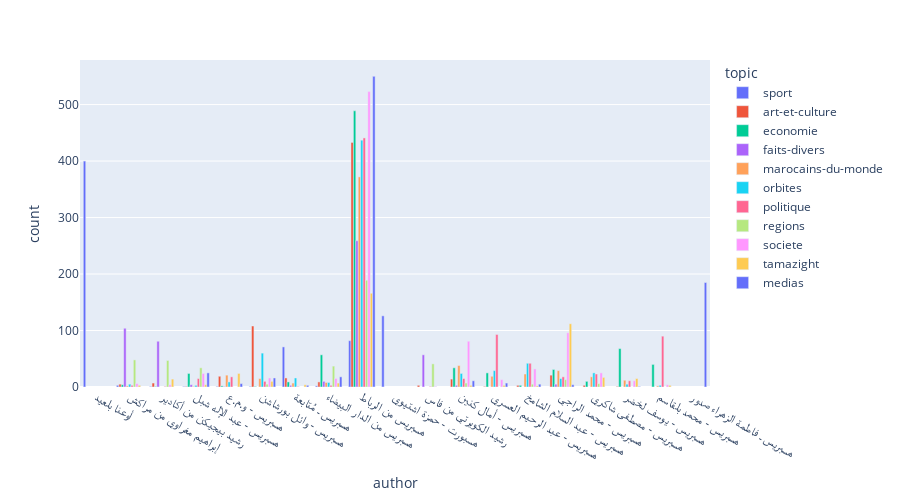

Notebook source saved alongside this figure:
### Markdown cell above
### Stories count per author and topic

### Code cell
active_authors = stories_df.groupby(["author"], as_index=False).count()
active_authors = active_authors[active_authors["id"]>100]["author"].values

authors_filtered_df = stories_df[stories_df["author"].isin(active_authors)]

fig = px.bar(authors_filtered_df.groupby(["author", "topic"], as_index=False).count().rename({"id": "count"}, axis=1),
             x="author", y="count", color='topic', barmode='group', height=500)
fig.show()

### Figure 1 — Plotly figure (JSON) as saved in the notebook; plotly's stock layout.template omitted (floating-point values rounded to 4 significant figures)
{"data": [{"alignmentgroup": "True", "hovertemplate": "topic=sport<br>author=%{x}<br>count=%{y}<extra></extra>", "legendgroup": "sport", "marker": {"color": "#636efa", "pattern": {"shape": ""}}, "name": "sport", "offsetgroup": "sport", "orientation": "v", "showlegend": true, "textposition": "auto", "type": "bar", "x": ["أوعنا بلعيد", "إبراهيم مغراوي من مراكش", "رشيد بيجيكن من أكادير", "هسبريس - عبد الإله شبل", "هسبريس - و.م.ع", "هسبريس - وائل بورشاشن", "هسبريس ـ مُتابعة", "هسبريس من الدار البيضاء", "هسبريس من الرباط", "هسبورت - حمزة اشتيوي"], "xaxis": "x", "y": [400, 3, 1, 1, 1, 1, 71, 2, 82, 126], "yaxis": "y"}, {"alignmentgroup": "True", "hovertemplate": "topic=art-et-culture<br>author=%{x}<br>count=%{y}<extra></extra>", "legendgroup": "art-et-culture", "marker": {"color": "#EF553B", "pattern": {"shape": ""}}, "name": "art-et-culture", "offsetgroup": "art-et-culture", "orientation": "v", "showlegend": true, "textposition": "auto", "type": "bar", "x": ["إبراهيم مغراوي من مراكش", "رشيد الكويرتي من فاس", "رشيد بيجيكن من أكادير", "هسبريس - أمال كنين", "هسبريس - عبد الإله شبل", "هسبريس - عبد الرحيم العسري", "هسبريس - عبد السلام الشامخ", "هسبريس - محمد الراجي", "هسبريس - مصطفى شاكري", "هسبريس - و.م.ع", "هسبريس - وائل بورشاشن", "هسبريس - يوسف لخضر", "هسبريس ـ مُتابعة", "هسبريس من الدار البيضاء", "هسبريس من الرباط"], "xaxis": "x", "y": [5, 3, 7, 14, 1, 1, 3, 21, 3, 19, 108, 1, 16, 9, 433], "yaxis": "y"}, {"alignmentgroup": "True", "hovertemplate": "topic=economie<br>author=%{x}<br>count=%{y}<extra></extra>", "legendgroup": "economie", "marker": {"color": "#00cc96", "pattern": {"shape": ""}}, "name": "economie", "offsetgroup": "economie", "orientation": "v", "showlegend": true, "textposition": "auto", "type": "bar", "x": ["إبراهيم مغراوي من مراكش", "رشيد بيجيكن من أكادير", "هسبريس - أمال كنين", "هسبريس - عبد الإله شبل", "هسبريس - عبد الرحيم العسري", "هسبريس - عبد السلام الشامخ", "هسبريس - محمد الراجي", "هسبريس - محمد بلقاسم", "هسبريس - مصطفى شاكري", "هسبريس - و.م.ع", "هسبريس - وائل بورشاشن", "هسبريس - يوسف لخضر", "هسبريس ـ مُتابعة", "هسبريس من الدار البيضاء", "هسبريس من الرباط"], "xaxis": "x", "y": [4, 1, 34, 24, 25, 3, 31, 40, 10, 2, 1, 68, 9, 57, 489], "yaxis": "y"}, {"alignmentgroup": "True", "hovertemplate": "topic=faits-divers<br>author=%{x}<br>count=%{y}<extra></extra>", "legendgroup": "faits-divers", "marker": {"color": "#ab63fa", "pattern": {"shape": ""}}, "name": "faits-divers", "offsetgroup": "faits-divers", "orientation": "v", "showlegend": true, "textposition": "auto", "type": "bar", "x": ["إبراهيم مغراوي من مراكش", "رشيد الكويرتي من فاس", "رشيد بيجيكن من أكادير", "هسبريس - أمال كنين", "هسبريس - عبد الإله شبل", "هسبريس - محمد الراجي", "هسبريس - و.م.ع", "هسبريس ـ مُتابعة", "هسبريس من الدار البيضاء", "هسبريس من الرباط"], "xaxis": "x", "y": [104, 57, 81, 3, 4, 5, 1, 3, 10, 259], "yaxis": "y"}, {"alignmentgroup": "True", "hovertemplate": "topic=marocains-du-monde<br>author=%{x}<br>count=%{y}<extra></extra>", "legendgroup": "marocains-du-monde", "marker": {"color": "#FFA15A", "pattern": {"shape": ""}}, "name": "marocains-du-monde", "offsetgroup": "marocains-du-monde", "orientation": "v", "showlegend": true, "textposition": "auto", "type": "bar", "x": ["إبراهيم مغراوي من مراكش", "هسبريس - أمال كنين", "هسبريس - عبد الإله شبل", "هسبريس - عبد الرحيم العسري", "هسبريس - عبد السلام الشامخ", "هسبريس - محمد الراجي", "هسبريس - محمد بلقاسم", "هسبريس - مصطفى شاكري", "هسبريس - و.م.ع", "هسبريس - وائل بورشاشن", "هسبريس - يوسف لخضر", "هسبريس ـ مُتابعة", "هسبريس من الدار البيضاء", "هسبريس من الرباط"], "xaxis": "x", "y": [2, 38, 1, 19, 23, 29, 2, 18, 21, 15, 12, 7, 8, 372], "yaxis": "y"}, {"alignmentgroup": "True", "hovertemplate": "topic=orbites<br>author=%{x}<br>count=%{y}<extra></extra>", "legendgroup": "orbites", "marker": {"color": "#19d3f3", "pattern": {"shape": ""}}, "name": "orbites", "offsetgroup": "orbites", "orientation": "v", "showlegend": true, "textposition": "auto", "type": "bar", "x": ["إبراهيم مغراوي من مراكش", "هسبريس - أمال كنين", "هسبريس - عبد الإله شبل", "هسبريس - عبد الرحيم العسري", "هسبريس - عبد السلام الشامخ", "هسبريس - محمد الراجي", "هسبريس - محمد بلقاسم", "هسبريس - مصطفى شاكري", "هسبريس - و.م.ع", "هسبريس - وائل بورشاشن", "هسبريس - يوسف لخضر", "هسبريس ـ مُتابعة", "هسبريس من الدار البيضاء", "هسبريس من الرباط"], "xaxis": "x", "y": [5, 24, 3, 29, 42, 15, 3, 25, 9, 60, 5, 16, 8, 437], "yaxis": "y"}, {"alignmentgroup": "True", "hovertemplate": "topic=politique<br>author=%{x}<br>count=%{y}<extra></extra>", "legendgroup": "politique", "marker": {"color": "#FF6692", "pattern": {"shape": ""}}, "name": "politique", "offsetgroup": "politique", "orientation": "v", "showlegend": true, "textposition": "auto", "type": "bar", "x": ["إبراهيم مغراوي من مراكش", "رشيد الكويرتي من فاس", "رشيد بيجيكن من أكادير", "هسبريس - أمال كنين", "هسبريس - عبد الإله شبل", "هسبريس - عبد الرحيم العسري", "هسبريس - عبد السلام الشامخ", "هسبريس - محمد الراجي", "هسبريس - محمد بلقاسم", "هسبريس - مصطفى شاكري", "هسبريس - و.م.ع", "هسبريس - وائل بورشاشن", "هسبريس - يوسف لخضر", "هسبريس ـ مُتابعة", "هسبريس من الدار البيضاء", "هسبريس من الرباط"], "xaxis": "x", "y": [3, 1, 1, 15, 15, 93, 42, 18, 90, 23, 18, 10, 11, 1, 3, 441], "yaxis": "y"}, {"alignmentgroup": "True", "hovertemplate": "topic=regions<br>author=%{x}<br>count=%{y}<extra></extra>", "legendgroup": "regions", "marker": {"color": "#B6E880", "pattern": {"shape": ""}}, "name": "regions", "offsetgroup": "regions", "orientation": "v", "showlegend": true, "textposition": "auto", "type": "bar", "x": ["إبراهيم مغراوي من مراكش", "رشيد الكويرتي من فاس", "رشيد بيجيكن من أكادير", "هسبريس - أمال كنين", "هسبريس - عبد الإله شبل", "هسبريس - عبد السلام الشامخ", "هسبريس - محمد الراجي", "هسبريس - مصطفى شاكري", "هسبريس - وائل بورشاشن", "هسبريس من الدار البيضاء", "هسبريس من الرباط"], "xaxis": "x", "y": [48, 41, 47, 7, 34, 5, 13, 6, 5, 37, 189], "yaxis": "y"}, {"alignmentgroup": "True", "hovertemplate": "topic=societe<br>author=%{x}<br>count=%{y}<extra></extra>", "legendgroup": "societe", "marker": {"color": "#FF97FF", "pattern": {"shape": ""}}, "name": "societe", "offsetgroup": "societe", "orientation": "v", "showlegend": true, "textposition": "auto", "type": "bar", "x": ["إبراهيم مغراوي من مراكش", "رشيد الكويرتي من فاس", "رشيد بيجيكن من أكادير", "هسبريس - أمال كنين", "هسبريس - عبد الإله شبل", "هسبريس - عبد الرحيم العسري", "هسبريس - عبد السلام الشامخ", "هسبريس - محمد الراجي", "هسبريس - محمد بلقاسم", "هسبريس - مصطفى شاكري", "هسبريس - وائل بورشاشن", "هسبريس - يوسف لخضر", "هسبريس من الدار البيضاء", "هسبريس من الرباط"], "xaxis": "x", "y": [6, 1, 4, 81, 24, 13, 32, 96, 4, 25, 16, 11, 15, 523], "yaxis": "y"}, {"alignmentgroup": "True", "hovertemplate": "topic=tamazight<br>author=%{x}<br>count=%{y}<extra></extra>", "legendgroup": "tamazight", "marker": {"color": "#FECB52", "pattern": {"shape": ""}}, "name": "tamazight", "offsetgroup": "tamazight", "orientation": "v", "showlegend": true, "textposition": "auto", "type": "bar", "x": ["إبراهيم مغراوي من مراكش", "رشيد بيجيكن من أكادير", "هسبريس - أمال كنين", "هسبريس - عبد الإله شبل", "هسبريس - عبد الرحيم العسري", "هسبريس - عبد السلام الشامخ", "هسبريس - محمد الراجي", "هسبريس - محمد بلقاسم", "هسبريس - مصطفى شاكري", "هسبريس - و.م.ع", "هسبريس - وائل بورشاشن", "هسبريس - يوسف لخضر", "هسبريس ـ مُتابعة", "هسبريس من الدار البيضاء", "هسبريس من الرباط"], "xaxis": "x", "y": [3, 14, 3, 4, 3, 2, 112, 3, 17, 24, 10, 15, 4, 7, 166], "yaxis": "y"}, {"alignmentgroup": "True", "hovertemplate": "topic=medias<br>author=%{x}<br>count=%{y}<extra></extra>", "legendgroup": "medias", "marker": {"color": "#636efa", "pattern": {"shape": ""}}, "name": "medias", "offsetgroup": "medias", "orientation": "v", "showlegend": true, "textposition": "auto", "type": "bar", "x": ["هسبريس - أمال كنين", "هسبريس - عبد الإله شبل", "هسبريس - عبد الرحيم العسري", "هسبريس - عبد السلام الشامخ", "هسبريس - محمد الراجي", "هسبريس - و.م.ع", "هسبريس - وائل بورشاشن", "هسبريس - يوسف لخضر", "هسبريس ـ فاطمة الزهراء صدور", "هسبريس ـ مُتابعة", "هسبريس من الدار البيضاء", "هسبريس من الرباط"], "xaxis": "x", "y": [11, 25, 7, 5, 4, 6, 16, 1, 185, 3, 18, 550], "yaxis": "y"}], "layout": {"barmode": "group", "height": 500, "legend": {"title": {"text": "topic"}, "tracegroupgap": 0}, "margin": {"t": 60}, "xaxis": {"anchor": "y", "domain": [0, 1], "title": {"text": "author"}}, "yaxis": {"anchor": "x", "domain": [0, 1], "title": {"text": "count"}}}}
